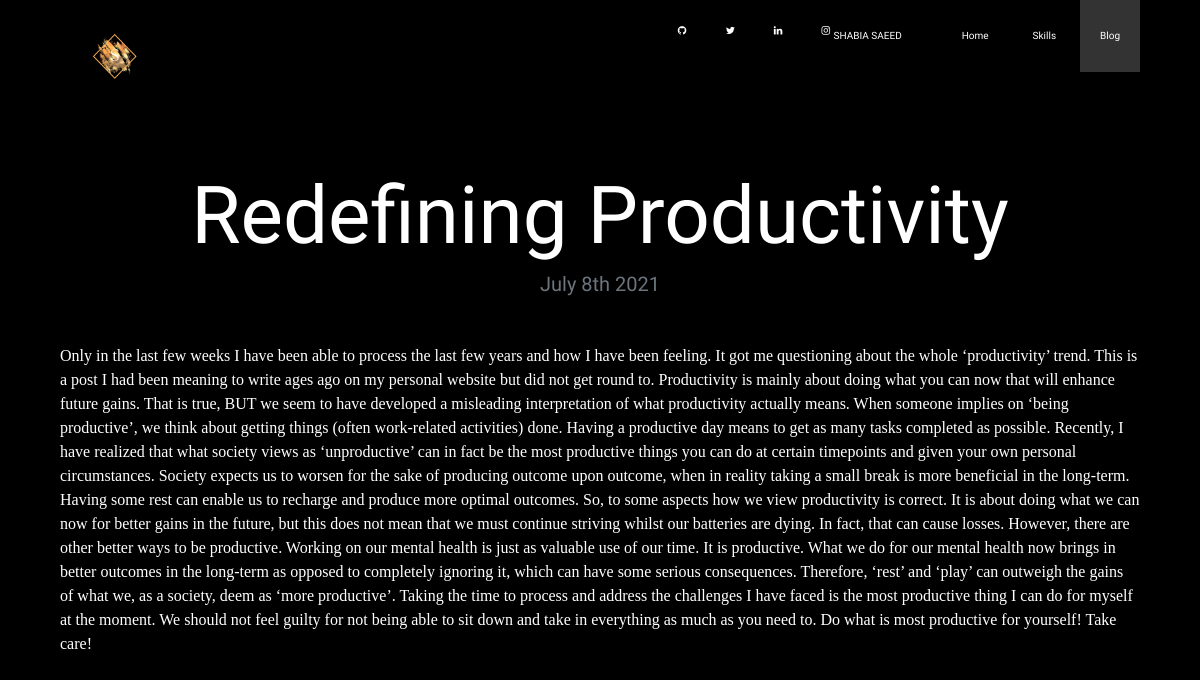
The app's page /blog/2/ with its own data.
### blog/models.py (models this page shows)
class Blog(models.Model):
    title= models.CharField(max_length=200)
    description= models.TextField()
    date= models.DateField()

### blog/views.py (the view)
# urls.py: path('<int:blog_id>/', views.detail, name='detail'),
def detail(request, blog_id):
    blog = get_object_or_404(Blog, pk=blog_id)
    return render(request, 'blog/detail.html', {'blog':blog})

### blog/templates/blog/detail.html
{%  extends 'portfolio/base.html' %}
{% block nav_item_blog %}active{% endblock nav_item_blog %}
{% block content %}
<h4 class="text-center mt-5" id="blogdetailtitle">{{ blog.title }}</h4>
<h5 class="text-center text-muted mb-5">{{ blog.date|date:'F jS Y' }}</h5>
<p style="font-family: Serif">{{ blog.description|safe }}</p>
{% endblock %}

### portfolio/static/portfolio/custom.css (style rules this page uses)
body { font-family: 'Mate SC', serif; position: relative; padding-bottom: 58px; min-height: 100vh; }
@media (min-width: 992px) { #blogdetailtitle { font-size: 5rem; } }

### records on screen
Blog: title "Redefining Productivity", date "July 8th 2021", description "Only in the last few weeks I have been able to process the last few years and how I have been feeling. It got me questioning about the whole ‘productivity’ trend. This is a post I had been meaning to write ages ago on my personal website but did not get round to. Productivity is mainly about doing what you can now that will enhance future gains. That is true, BUT we seem to have developed a misleading interpretation of what productivity actually means. When someone implies on ‘being productive’, we think about getting things (often work-related activities) done. Having a productive day means to get as many tasks completed as possible. Recently, I have realized that what society views as…"
